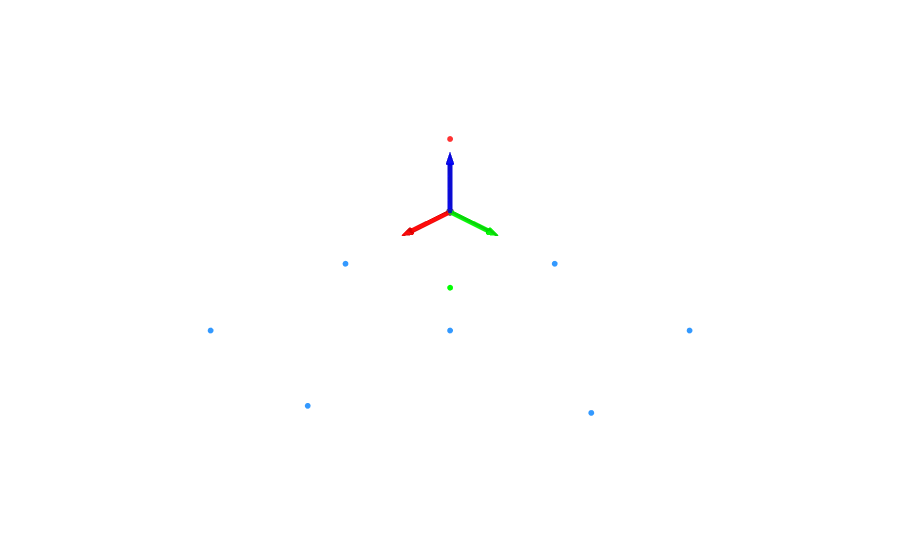

This figure's notebook cell:
### Code cell
pcd = o3d.geometry.PointCloud()
pcd.points = o3d.utility.Vector3dVector(P)
colors = np.tile(np.array([[0.2, 0.6, 1.0]]), (P.shape[0], 1))
colors[4] = [1.0, 0.2, 0.2]   # точка 4 — красная
colors[9] = [0.0, 1.0, 0.0]   # точка 9 — зелёная
pcd.colors = o3d.utility.Vector3dVector(colors)

axes = o3d.geometry.TriangleMesh.create_coordinate_frame(size=0.5) # X (красная), Y (зелёная), Z (синяя).

DisplayFigs.display_plotly_orig_and_clouds(axes,(pcd,))
# o3d.visualization.draw_geometries([pcd, axes])

### Figure 1 — Plotly figure (JSON) as saved in the notebook; plotly's stock layout.template omitted (floating-point values rounded to 4 significant figures; data arrays with more than 128 entries replaced by an {"elided": "..."} marker saying what was removed)
{"data": [{"i": {"elided": "2240 int values"}, "j": {"elided": "2240 int values"}, "k": {"elided": "2240 int values"}, "name": "", "opacity": 0.8, "showlegend": false, "type": "mesh3d", "vertexcolor": {"elided": "1134x3 float values"}, "x": {"elided": "1134 float values"}, "y": {"elided": "1134 float values"}, "z": {"elided": "1134 float values"}}, {"marker": {"color": ["rgb(51,153,255)", "rgb(51,153,255)", "rgb(51,153,255)", "rgb(51,153,255)", "rgb(255,51,51)", "rgb(51,153,255)", "rgb(51,153,255)", "rgb(51,153,255)", "rgb(51,153,255)", "rgb(0,255,0)"], "size": 2}, "mode": "markers", "name": "", "showlegend": false, "type": "scatter3d", "x": [0.0, 1.0, 0.0, 1.0, 0.5, 2.0, 2.0, 0.0, 1.0, 0.5], "y": [0.0, 0.0, 1.0, 1.0, 0.5, 0.0, 1.0, 2.0, 2.0, 0.5], "z": [0.0, 0.0, 0.0, 0.0, 0.9, 0.0, 0.1, 0.0, 0.05, -0.2]}], "layout": {"margin": {"b": 0, "l": 0, "r": 0, "t": 0}, "scene": {"aspectmode": "data", "xaxis": {"visible": false}, "yaxis": {"visible": false}, "zaxis": {"visible": false}}, "showlegend": false}}
